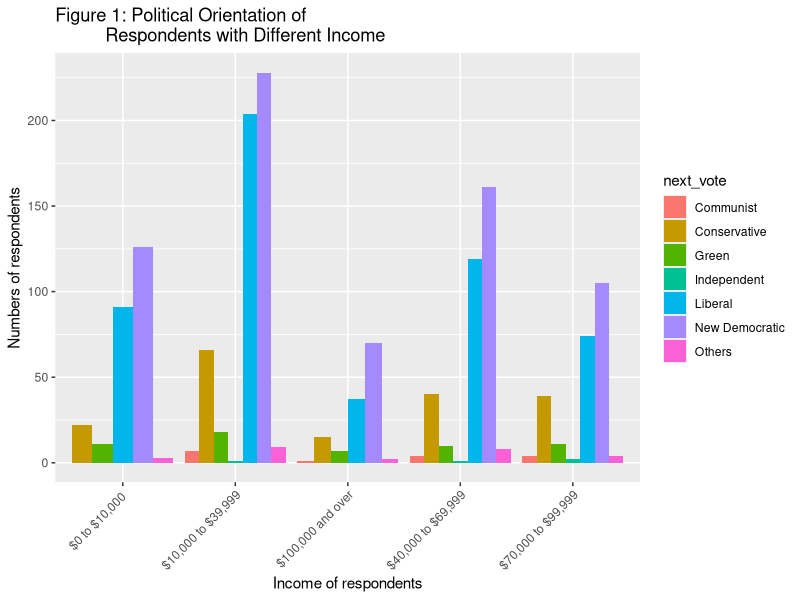
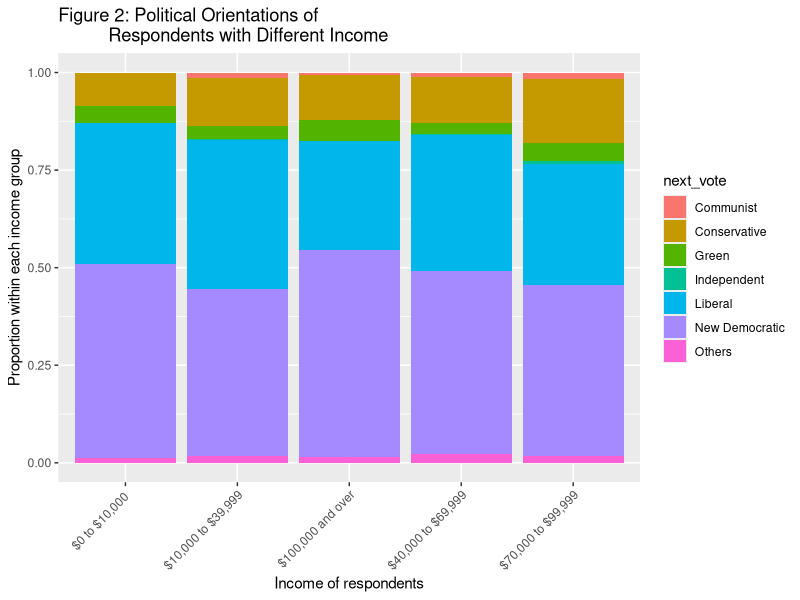
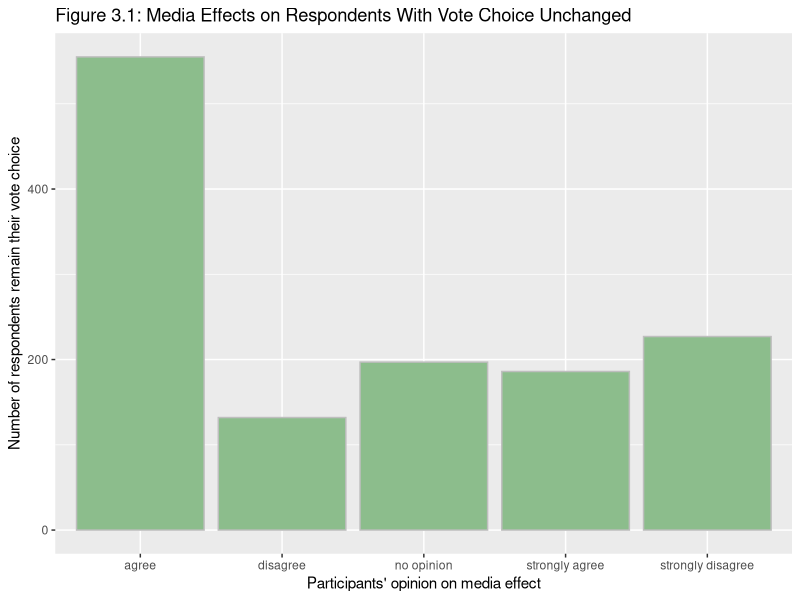
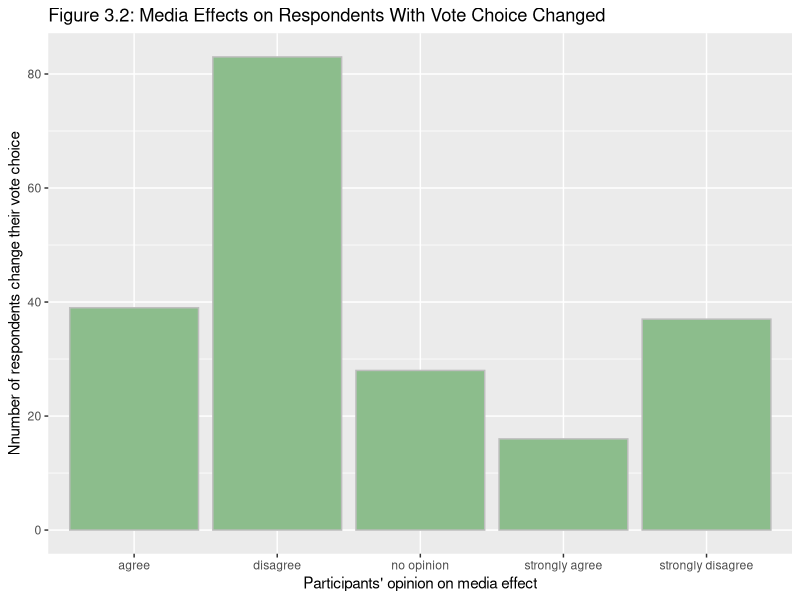
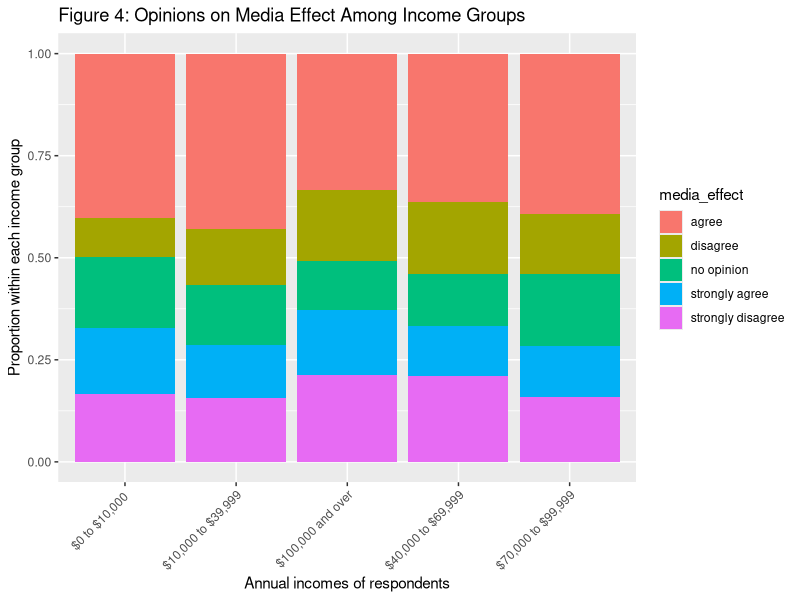
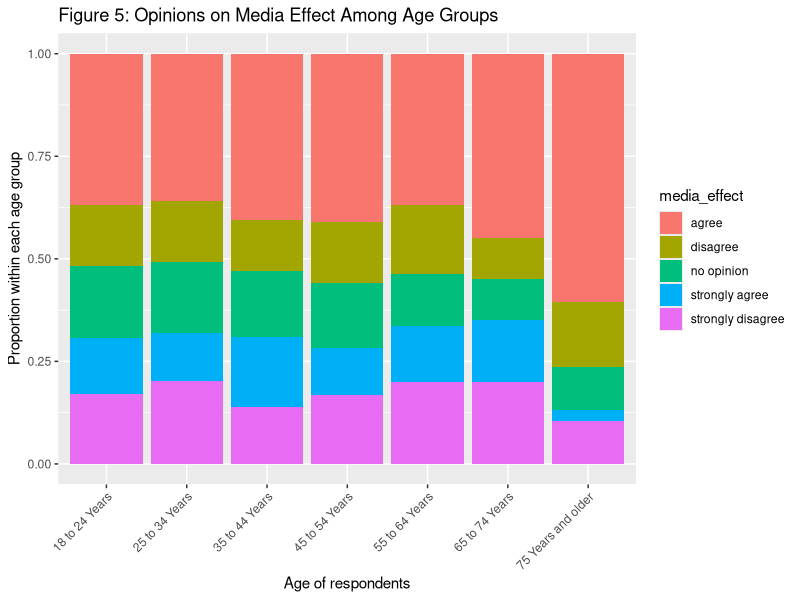
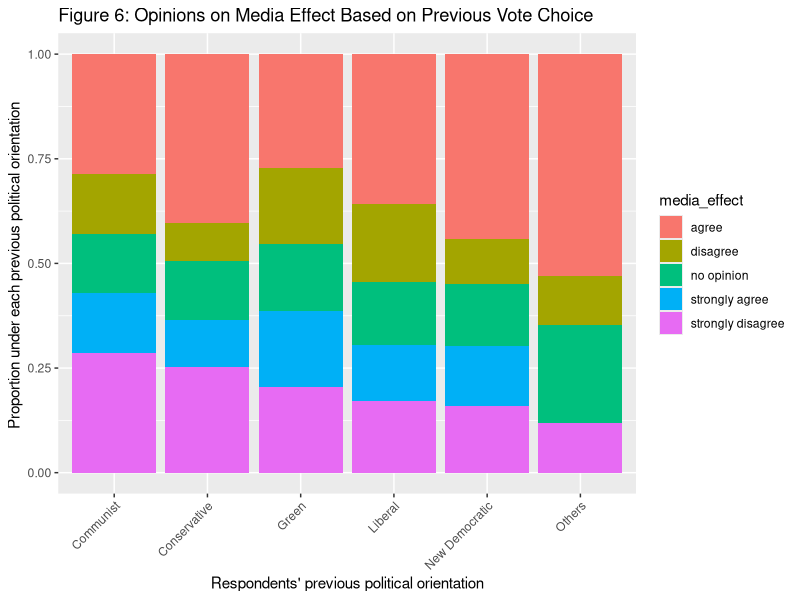
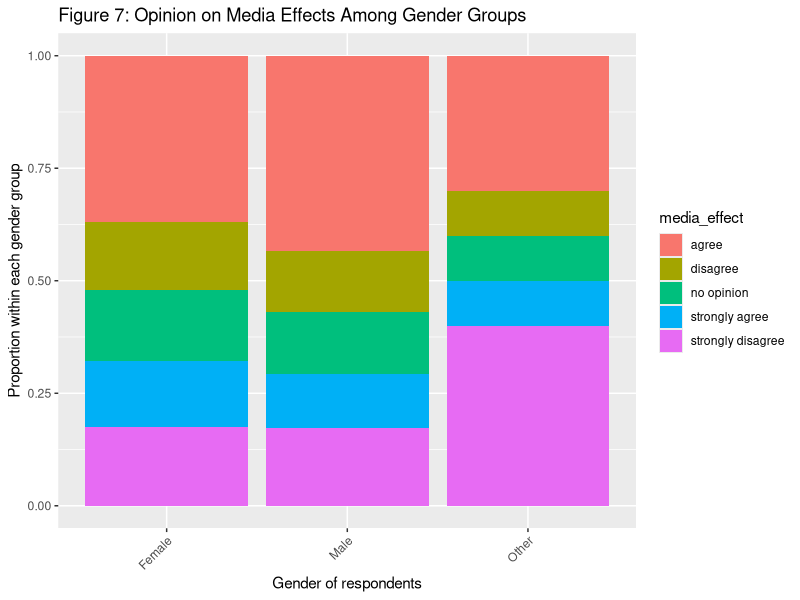

The R script that drew these images, in order: (Note: this script raises an error after producing the figures.)
####################### STA304: Problem Set 2 ########################
## A Potential Solution to Gain Popularity in the Previously Swing Riding
##  - Social Media


# Below is the detail of code supporting this analysis:
### preparation
# set op or download pakages
knitr::opts_chunk$set(echo = TRUE)
library(tidyverse)
library(ggplot2)
#install.packages("ggthemes")
library(ggthemes)
# install.packages("sampling")
library(sampling)
library(dplyr)
library(tibble)
library(gridExtra)
library(knitr)

### data simulation
# set population size as 78500
N <- 78500
set.seed(1999) # set seed so that the result could be reproductible
# According to the designed survey questions, simulate dataset
#============Question 1: Simulate data for gender==============
gender_list <- c("Female","Male","Other")
gender <- sample(x=gender_list, N,replace=TRUE,prob=c(0.58,0.41,0.01))

#============Question 2: Simulate age spreads==================
age_list <- c("18 to 24 Years","25 to 34 Years","35 to 44 Years",
              "45 to 54 Years","55 to 64 Years", "65 to 74 Years",
              "75 Years and older") 
age <- sample(x=age_list, N, replace=TRUE,
              prob=c(0.12,0.18,0.2,0.18,0.21,0.09,0.02))

#============Question 3: Simulate participants' annual income===========
income_list<-c("$0 to $10,000 ","$10,000 to $39,999","$40,000 to $69,999",
               "$70,000 to $99,999","$100,000 and over")
income <- sample(x=income_list, N, replace = TRUE,
                 prob=c(0.18,0.37,0.23,0.15,0.09))

#============Question 4: Simulate participants' last votes==============
party_list <- c("New Democratic","Liberal","Communist","Independent",
                "Conservative","Green","Others")
last_voted_party <-sample(x = party_list, N, replace =TRUE,
                          prob=c(0.41,0.44,0.005,0.002,0.10,0.033,0.01))

#============Question 5: Simulate satisfaction level of the current ruling party=========
# 1-extremely unsatisfied 2-somehow unsatisfied 3-no opinion
# 4-somehow satisfied 5-exremely satisfied
satisfication_list <- c(1:5)
satisfaction <- rbinom(N, 5, 0.75)

# Generate Population Dataset
mydata <- tibble(gender, age, satisfaction, income, last_voted_party)

#============Question 6: Simulate participants' next vote=============
party_list <- c("New Democratic","Liberal","Communist","Independent",
                "Conservative","Green","Others")
mydata$next_vote <- NA # create a new variable: next_vote

# group the population by measurements' last votes
last_vote_ND <- nrow(mydata[mydata$last_voted_party=="New Democratic",])
last_vote_lib <- nrow(mydata[mydata$last_voted_party=="Liberal",])
last_vote_com <- nrow(mydata[mydata$last_voted_party=="Communist",])
last_vote_indep <- nrow(mydata[mydata$last_voted_party=="Independent",])
last_vote_conser <- nrow(mydata[mydata$last_voted_party=="Conservative",])
last_vote_green <- nrow(mydata[mydata$last_voted_party=="Green",])
last_other <- nrow(mydata[mydata$last_voted_party=="Others",])

# simulate their next votes with different probabilities
will_vote_ND <- sample(party_list, last_vote_ND, replace=TRUE,
                       prob=c(0.95,0.023,0.008,0.002,0.003,0.004,0.01))
will_vote_lib <- sample(party_list, last_vote_lib, replace=TRUE,
                        prob=c(0.14,0.77,0.005,0.002,0.04,0.033,0.01))
will_vote_com <- sample(party_list, last_vote_com, replace=TRUE,
                        prob=c(0.07,0.05,0.85,0.005,0.005,0.01,0.01))
will_vote_indep <- sample(party_list, last_vote_indep, replace=TRUE,
                          prob=c(0.004,0.009,0.005,0.96,0.01,0.002,0.01))
will_vote_conser <- sample(party_list, last_vote_conser, replace=TRUE,
                           prob=c(0.01,0.002,0.001,0.023,0.95,0.004,0.01))
will_vote_green <-sample(party_list, last_vote_green, replace=TRUE,
                         prob=c(0.139,0.04,0.004,0.002,0.005,0.8,0.01))
will_vote_other <- sample(party_list, last_other, replace=TRUE,
                          prob=c(0.1,0.038,0.005,0.002,0.10,0.03,0.86))

# simulate participants' next voting based on their votes on last election
mydata$next_vote[mydata$last_voted_party=="New Democratic"] <- will_vote_ND
mydata$next_vote[mydata$last_voted_party=="Liberal"] <- will_vote_lib
mydata$next_vote[mydata$last_voted_party=="Communist"] <- will_vote_com
mydata$next_vote[mydata$last_voted_party=="Independent"] <- will_vote_indep
mydata$next_vote[mydata$last_voted_party=="Conservative"] <- will_vote_conser
mydata$next_vote[mydata$last_voted_party=="Green"] <- will_vote_green
mydata$next_vote[mydata$last_voted_party=="Others"] <- will_vote_other

#==========Question 7: Simulate the audience opinion on media effect on voting==
# set the scales according to the survey question on participants' 
#      opinion on media
media_list <- c("strongly agree","agree","no opinion",
                "disagree","strongly disagree")
mydata <- mutate(mydata, media_effect=NA) #create a new empty variable

# record the measurements that plan to vote for different party
vote_diff <- nrow(mydata[mydata$last_voted_party!=mydata$next_vote,])
vote_same <- nrow(mydata[mydata$last_voted_party==mydata$next_vote,])

# simulate party-switching participants' opinions on media effect
agree_opinion <- sample(media_list, vote_same, replace = TRUE,
                        prob = c(0.15,0.45, 0.15, 0.1, 0.15))
disagree_opinion <- sample(media_list, vote_diff, replace = TRUE,
                           prob = c(0.05,0.2,0.15,0.45,0.15))
# frame the simulation into dataset
mydata$media_effect[mydata$last_voted_party==mydata$next_vote] <- agree_opinion
mydata$media_effect[mydata$last_voted_party!=mydata$next_vote] <- 
  disagree_opinion

### sampling process
# perform random selection without replacement
# we set ideal sample size n as 1500
srswor_sample <- sample(1:N, 1500, replace = FALSE)
# store the sample dataset for the following analysis
mydata <- mydata %>% slice(srswor_sample)

### quantitative analysis
# simulated distribution of satisfaction data
# assuming satisfaction scores follows a binomial distribution
# binomial(N, 5, 0.75)
# ~N(5*0.75, 5*0.75*(1-0.75)) -> N(3.75, 0.9375)

n<-1500 #define the sample size
# calculate 95% confidence interval of population mean
# get sample mean and its standard deviation
summary(mydata$satisfaction)
sd(mydata$satisfaction)
# calculate the marginal error
margin_error <- qt(.95,n-1)*sd(mydata$satisfaction)/sqrt(n)
# calculate the CI
lower_bound <- mean(mydata$satisfaction) - margin_error
upper_bound <- mean(mydata$satisfaction) + margin_error
lower_bound
upper_bound
# calculate estimation of the variance of population satisfaction scores
pop_satisfaction_var <- (1-(n/N))*var(mydata$satisfaction)/n
pop_satisfaction_var

### visualizations
# Figure 1: economic classes' choices on next vote, as a bar graph
mydata %>%
  ggplot(aes(x=`income`,fill=`next_vote`)) +
  geom_bar(position="dodge")+
  scale_color_fivethirtyeight() +
  ylab("Numbers of respondents") +
  xlab("Income of respondents") +
  theme(axis.text.x = element_text(angle = 45, hjust=1)) +
  ggtitle("Figure 1: Political Orientation of 
          Respondents with Different Income")

mydata %>%
  ggplot(aes(x=`income`,fill=`next_vote`)) +
  geom_bar(position="fill") +
  scale_color_fivethirtyeight() +
  theme(axis.text.x = element_text(angle = 45, hjust=1)) +
  ylab('Proportion within each income group') +
  xlab("Income of respondents") +
  ggtitle("Figure 2: Political Orientations of 
          Respondents with Different Income")

# want to plot the opinion on media effect of audience 
#       who plan to vote differently
# figure 3.1 & 3.2: bar graph for satisfaction scales
# first, create new column to record differences between two votes
mydata$party_choice <-ifelse(mydata$last_voted_party == mydata$next_vote,
                             'remain', 'switch')
p1 <- mydata %>% 
  filter(party_choice=="remain") %>%
  ggplot(aes(x=media_effect, group=party_choice)) +
  geom_bar(fill='#8CBD8C',col='grey') +
  xlab("Participants' opinion on media effect") +
  ylab("Number of respondents remain their vote choice") +
  ggtitle('Figure 3.1: Media Effects on Respondents With Vote Choice Unchanged')

p2 <- mydata %>% 
  filter(party_choice !="remain") %>%
  ggplot(aes(x=media_effect, group=party_choice)) +
  geom_bar(fill='#8CBD8C',col='grey') +
  xlab("Participants' opinion on media effect") +
  ylab("Nnumber of respondents change their vote choice") +
  ggtitle('Figure 3.2: Media Effects on Respondents With Vote Choice Changed')

p1
p2

# figure 4: stacked proportional bar graph between different earnings
mydata %>%
  ggplot(aes(x=`income`,fill=`media_effect`)) +
  geom_bar(position="fill") +
  scale_color_fivethirtyeight() +
  theme(axis.text.x = element_text(angle = 45, hjust=1)) +
  ylab("Proportion within each income group") +
  xlab("Annual incomes of respondents") +
  ggtitle("Figure 4: Opinions on Media Effect Among Income Groups")

# Figure 5: stacked bar plot between age groups and
#           their opinion on media effect
mydata %>%
  ggplot(aes(x=`age`,fill=`media_effect`)) +
  geom_bar(position="fill") +
  scale_color_fivethirtyeight() +
  theme(axis.text.x = element_text(angle = 45, hjust=1)) +
  ylab("Proportion within each age group") +
  xlab("Age of respondents") +
  ggtitle("Figure 5: Opinions on Media Effect Among Age Groups")

# figure 6: stack proportional graph between diff former votes
mydata %>%
  ggplot(aes(x=`last_voted_party`,fill=`media_effect`)) +
  geom_bar(position="fill") +
  scale_color_fivethirtyeight()+
  theme(axis.text.x = element_text(angle = 45, hjust=1)) +
  ylab("Proportion under each previous political orientation ") +
  xlab("Respondents' previous political orientation") +
  ggtitle("Figure 6: Opinions on Media Effect Based on Previous Vote Choice")

# plot figure7: stacked bar plots between gender
#               on media effect
mydata %>%
  ggplot(aes(x=`gender`,fill=`media_effect`)) +
  geom_bar(position="fill") +
  scale_color_fivethirtyeight() +
  theme(axis.text.x = element_text(angle = 45, hjust=1)) +
  ylab("Proportion within each gender group") +
  xlab("Gender of respondents") +
  ggtitle("Figure 7: Opinion on Media Effects Among Gender Groups")


# code for kniting pdf with screenshots
# Rcloud

# screen shots of survey
knitr::include_graphics("/Users/jingxihuang/0001.jpg")
knitr::include_graphics("/Users/jingxihuang/0002.jpg")
knitr::include_graphics("/Users/jingxihuang/0003.jpg")
knitr::include_graphics("/Users/jingxihuang/0004.jpg")
